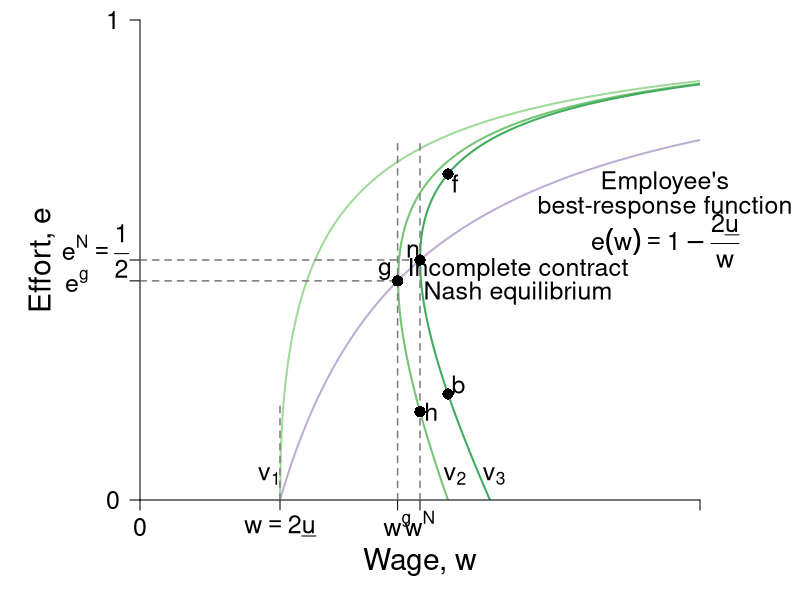

Reproduce this figure in R.
require(shape)
pdf(file = "employment/employment_brf_pc_rightpanel.pdf", width = 9, height = 7)

#Set parameters for graphics
axislabelsize <- 1.8
labelsize <- 1.5
namesize <- 1.8
annotatesize <- 1.5
graphlinewidth <- 2
segmentlinewidth <- 1.5

#The equation is below when v = 0. See Wolfram Alpha output. 
isov <- function(w, delta = 5) {
}

isovhigh1 <- function(w, delta = 5, v = 5){
  (sqrt(w^2 - 4 * delta * v) - w + 2*v)/( 2 * v )
}

isovlow1 <- function(w, delta = 5, v = 5){
  (-sqrt(w^2 - 4 * delta * v) - w + 2*v)/( 2 * v )
}

isovhigh2 <- function(w, delta = 5, v = 15){
  (sqrt(w^2 - 4 * delta * v) - w + 2*v)/( 2 * v )
}

isovlow2 <- function(w, delta = 5, v = 15){
  (-sqrt(w^2 - 4 * delta * v) - w + 2*v)/( 2 * v )
}

isovhigh3 <- function(w, delta = 5, v = 20){
  (sqrt(w^2 - 4 * delta * v) - w + 2*v)/( 2 * v )
}

isovlow3 <- function(w, delta = 5, v = 20){
  (-sqrt(w^2 - 4 * delta * v) - w + 2*v)/( 2 * v )
}

brfFn <- function(w, delta = 5) {
  1 - (2*delta) /w
}

#This is evaluated for p = 12; q = 12/(8*sqrt(12^2 - 4*delta1*v1)) - 1/8 for the slope
#At p = 12; q = (-sqrt(12^2 - 4*v1*delta1) - 12 + 2*v1)/(2*v1) = 0.799
tangencyLine <- function(w){
  (w*(0.05))
}



COL <- c("#f7fcf5", "#e5f5e0", "#c7e9c0", "#a1d99b", "#74c476", "#41ab5d", "#238b45", "#005a32")
grays <- gray.colors(25, start = 1, end = 0)
par(mar =  c(5, 7, 1, 5))
xlims <- c(0, 40)
ylims <- c(0, 1)

plot(0, 0, xlim = xlims, ylim = ylims, type = "n",
     xlab = expression(paste("Wage, ", w)),
     ylab = expression(paste("")),
     xaxt = "n", 
     yaxt = "n", 
     cex.lab = axislabelsize, 
     lwd = 3,
     bty = "n", 
     xaxs="i", 
     yaxs="i")


npts <- 500 
npts2 <- 501
#Specify the sequences of points for graphing. 
xx0 <- seq(5, xlims[2], length.out = npts)
xx1 <- seq(10, xlims[2], length.out = npts)
xx2 <- seq(5, 15, length.out = npts)
xx3 <- seq(10, xlims[2], length.out = npts2)
xx4 <- seq(xlims[1], 10, length.out = npts2)
#For below, I solved sqrt(p^2 - 200) - p + 200/p = 0, getting p = 10*sqrt(2) = 14.14214
xx5 <- seq( 18.43909, xlims[2], length.out = npts2)
xx6 <- seq( 18.43909, 25, length.out = npts2)
xx7 <- seq(20, xlims[2], length.out = npts2)
xx8 <- seq(xlims[1], 25, length.out = npts2)

#Draw the lines for the graphs
#lines(xx0, isov(xx0, delta = 5), col = COL[3], lwd = graphlinewidth)
lines(xx1, brfFn(xx1), col = "#beaed4", lwd = graphlinewidth)
#lines(xx2, tangencyLine(xx2), col = "darkgrey", lwd = 3, lty = 2)
lines(xx3, isovhigh1(xx3, v = 5, delta = 5), col = COL[4], lwd = graphlinewidth)
lines(xx4, isovlow1(xx4, v = 5, delta = 5), col = COL[4], lwd = graphlinewidth)
lines(xx5, isovhigh2(xx5, v = 17, delta = 5), col = COL[5], lwd = graphlinewidth)
lines(xx6, isovlow2(xx6, v = 17, delta = 5), col = COL[5], lwd = graphlinewidth)
lines(xx7, isovhigh3(xx7, v = 20, delta = 5), col = COL[6], lwd = graphlinewidth)
lines(xx8, isovlow3(xx8, v = 20, delta = 5), col = COL[6], lwd = graphlinewidth)

#Customize ticks and labels for the plot
ticksy <- c(0, brfFn(w = 18.4), 0.5, 1)
#ylabels <- c(0, expression(paste(frac(1,2))), 1)
ylabels <- c(0, NA, NA, 1)
ticksx <- c(0, 10, 18.4, 20, 40)
xlabels <- c(0, expression(paste(w == 2, underline(u))), expression(paste(w^g)), expression(paste(w^N)) , NA)
axis(1, at = ticksx, pos = 0, labels = xlabels, cex.axis = labelsize)
axis(2, at = ticksy, pos = 0, labels = ylabels, las = 1,cex.axis = labelsize)

#y-axis label
text(-7,0.5*ylims[2], expression(paste("Effort, ", e)), xpd = TRUE, cex = axislabelsize, srt = 90) 

#y-axis tick label
text(-4.5,brfFn(w = 18.4), expression(paste(e^g)), xpd = TRUE, cex = labelsize) 
text(-3.2,0.52, expression(paste(e^N == frac(1,2))), xpd = TRUE, cex = labelsize) 

#Annotation of the three graphs and the NE
text(9.25, 0.05, expression(paste(v[1])),cex = labelsize, xpd = TRUE)
text(22.5, 0.05, expression(paste(v[2])),cex = labelsize, xpd = TRUE)
text(25.3, 0.05, expression(paste(v[3])),cex = labelsize, xpd = TRUE)
text(37.5, 0.66, expression(paste("Employee's")),cex = labelsize,xpd = TRUE)
text(37.5, 0.61, expression(paste("best-response function")),cex = labelsize,xpd = TRUE)
text(37.5, 0.54, expression(paste(e(w) == 1 - frac(2*underline(u),w))),cex = labelsize,xpd = TRUE)

#Lines for the coordinates of the Nash equilbrium
#segments(5, 0, 5, 1, lty = 2, col = "darkgray", lwd = 3)
segments(10, 0, 10, 0.2, lty = 2, col = grays[20], lwd = segmentlinewidth)
segments(20, 0, 20, 0.75, lty = 2, col = grays[20], lwd = segmentlinewidth)
segments(0, 0.5, 20, 0.5, lty = 2, col = grays[20], lwd = segmentlinewidth)
#segments(14.14214, 0.15, 14.14214, 0.45, lty = 2, col = "darkgray", lwd = 3)
text(19.5, 0.52, expression(n), cex = labelsize)
text(27, 0.48, expression(paste("Incomplete contract")), cex = labelsize)
text(27, 0.43, expression(paste("Nash equilibrium")), cex = labelsize)


#Arrows and slope of iso-v label
#Arrows(29, 0.15, 24, 0.15,  col = "black", lty = 1, lwd = 2, arr.type = "triangle")
#text(32, 0.2, expression(paste("Slope of iso-v")), cex = labelsize)
#text(32.3, 0.15, expression(paste(phantom() == "-mrs ")), cex = labelsize)
#text(32, 0.08, expression(paste(phantom() == -frac(v[w], v[e]))),cex = labelsize)



#Add a point for the NE
points(20, 0.5, pch = 16, col = "black", cex = 1.5)

segments(18.4, 0, 18.4, 0.75, lty = 2, col = grays[20], lwd = segmentlinewidth)
segments(0, brfFn(w = 18.4), 18.4, brfFn(w = 18.4), lty = 2, col = grays[20], lwd = segmentlinewidth)
points(18.4, brfFn(w = 18.4), pch = 16, col = "black", cex = 1.5)
text(17.5, brfFn(18.4) + 0.02, expression(g), cex = labelsize)



#Add a point for h
#Figure out q for p = 14.14214: q = 1 - 2delta/p = 1 - (2*5)/14.14214 =  0.2928934
points(20, 0.1839422, pch = 16, col = "black", cex = 1.5)
text(20.8, 0.1839422, expression(h), cex = labelsize)

points(22, isovhigh3(22, v = 20, delta = 5), pch = 16, col = "black", cex = 1.5)
text(22 + 0.5, isovhigh3(22, v = 20, delta = 5) - 0.02, expression(f),cex = labelsize)
points(22, isovlow3(22, v = 20, delta = 5), pch = 16, col = "black", cex = 1.5)
text(22 + 0.75, isovlow3(22, v = 20, delta = 5) + 0.02, expression(b),cex = labelsize)


dev.off()
